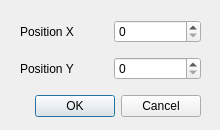
<?xml version="1.0" encoding="UTF-8"?>
<ui version="4.0">
 <class>CreateJunctionDialog</class>
 <widget class="QDialog" name="CreateJunctionDialog">
  <property name="geometry">
   <rect>
    <x>0</x>
    <y>0</y>
    <width>220</width>
    <height>130</height>
   </rect>
  </property>
  <property name="windowTitle">
   <string>Select Junction position</string>
  </property>
  <widget class="QDialogButtonBox" name="buttonBox">
   <property name="geometry">
    <rect>
     <x>20</x>
     <y>91</y>
     <width>181</width>
     <height>31</height>
    </rect>
   </property>
   <property name="orientation">
    <enum>Qt::Horizontal</enum>
   </property>
   <property name="standardButtons">
    <set>QDialogButtonBox::Cancel|QDialogButtonBox::Ok</set>
   </property>
  </widget>
  <widget class="QWidget" name="layoutWidget">
   <property name="geometry">
    <rect>
     <x>20</x>
     <y>53</y>
     <width>181</width>
     <height>31</height>
    </rect>
   </property>
   <layout class="QHBoxLayout" name="heightLayout">
    <item>
     <widget class="QLabel" name="heightLabel">
      <property name="text">
       <string>Position Y</string>
      </property>
     </widget>
    </item>
    <item>
     <widget class="QSpinBox" name="heightSpinBox">
      <property name="correctionMode">
       <enum>QAbstractSpinBox::CorrectToNearestValue</enum>
      </property>
     </widget>
    </item>
   </layout>
  </widget>
  <widget class="QWidget" name="layoutWidget">
   <property name="geometry">
    <rect>
     <x>20</x>
     <y>16</y>
     <width>181</width>
     <height>31</height>
    </rect>
   </property>
   <layout class="QHBoxLayout" name="widthLayout">
    <item>
     <widget class="QLabel" name="widthLabel">
      <property name="text">
       <string>Position X</string>
      </property>
     </widget>
    </item>
    <item>
     <widget class="QSpinBox" name="widthSpinBox">
      <property name="correctionMode">
       <enum>QAbstractSpinBox::CorrectToNearestValue</enum>
      </property>
      <property name="showGroupSeparator" stdset="0">
       <bool>false</bool>
      </property>
     </widget>
    </item>
   </layout>
  </widget>
 </widget>
 <resources/>
 <connections>
  <connection>
   <sender>buttonBox</sender>
   <signal>accepted()</signal>
   <receiver>CreateJunctionDialog</receiver>
   <slot>accept()</slot>
   <hints>
    <hint type="sourcelabel">
     <x>248</x>
     <y>254</y>
    </hint>
    <hint type="destinationlabel">
     <x>157</x>
     <y>274</y>
    </hint>
   </hints>
  </connection>
  <connection>
   <sender>buttonBox</sender>
   <signal>rejected()</signal>
   <receiver>CreateJunctionDialog</receiver>
   <slot>reject()</slot>
   <hints>
    <hint type="sourcelabel">
     <x>316</x>
     <y>260</y>
    </hint>
    <hint type="destinationlabel">
     <x>286</x>
     <y>274</y>
    </hint>
   </hints>
  </connection>
 </connections>
</ui>
